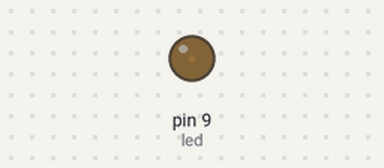
This sketch was run on a simulated Arduino Uno, built with avr-gcc and run on an emulated ATmega328P. On the bench: output pins drawn as LEDs (lit = HIGH).

Above: at 0.05 s.
At 0.95 s:
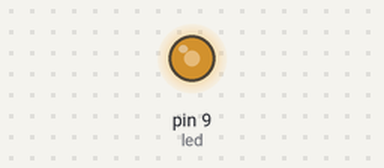
At 1.4 s:
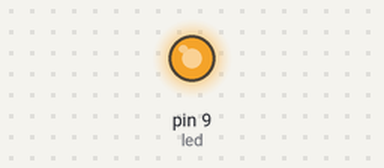
At 2.75 s:
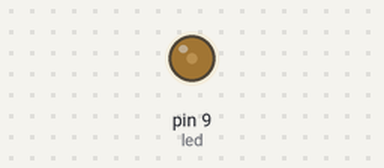
Timing chart, 0 to 7.0 s (numbered marks = the images above):
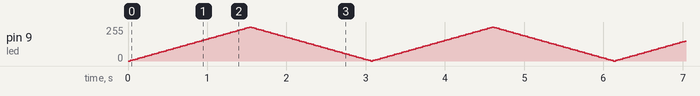

The sketch:

DIMbright.ino
```cpp
//PWM = pules width modulation to adjust power output and it takes two arguments
//pin number and value needed
//pins 3,5,6,10 and 11 can use PWM and value ranges from 0 to 255

int led = 9; //pin that the LED is attached to
int brightness = 0; //brightness of LED
int amountFade = 5; // how many points to fade the LED by

//the setup routine runs once when you press reset.
void setup() {
  // put your setup code here, to run once:
  pinMode(led,OUTPUT);
}

void loop() {
  // put your main code here, to run repeatedly:
  analogWrite(led, brightness);

  //change the brightness for next time through the loop
  brightness = brightness + amountFade;

  //reverse the direction of the fading at the ends
  if (brightness == 255|| brightness == 0){
    amountFade = -amountFade;
  }
  //wait for 30 milliseconds to see the dimming effect
  delay (30);
}
```
